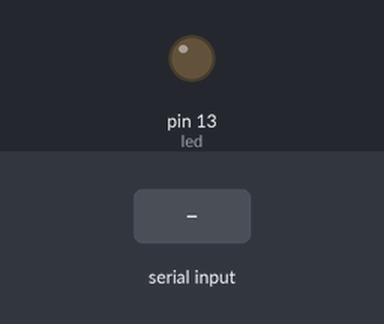
The sketch below on a simulated Arduino Uno, built with avr-gcc and run on an emulated ATmega328P. Parts: output pins drawn as LEDs (lit = HIGH). Inputs (shaded band) come from the test bench.

Above: at 1.2 s.
1.3 s: "d\n" received over Serial
At 2.6 s:
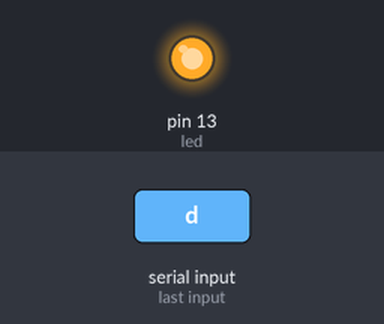
4.3 s: "1\n" received over Serial
At 10.2 s:
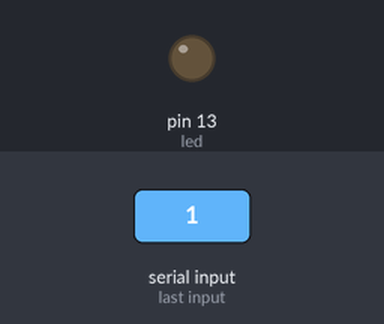
Timing chart, 0 to 11.7 s (numbered marks = the images above; inputs shaded):
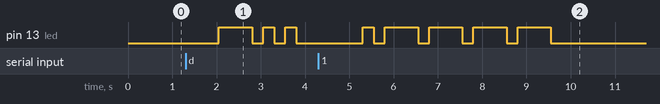

The sketch:

morse_code.ino
```cpp
/*****
 * MORSE CODE
 *****/

#include "Morse.h"

// VARIABLES
Morse* m;
char msg[255];
int mcnt;
int led = 13;

void setup() {
  // Initialize the Morse object
  m = new Morse(led);

  // Initialize msg
  nullMsg();

  // Start the serial connection
  Serial.begin(9600);
}

void loop() {
  if (Serial.available() > 0) {
    // Collect characters
    while (Serial.available() > 0) {
      char temp = Serial.read();
      if (temp != '\n' && temp != '\r') {
        if (temp > 96 && temp < 123) { temp -= 32; }
        if ((temp > 64 && temp < 91) || (temp > 47 && temp < 58) || temp == 32) {
          if (mcnt == 255) { break; }
          msg[mcnt] = temp;
          mcnt++;
        }
      }
    }

    // Slow up the flashing
    m->setUnit(250);

    // Feed the array in
    m->say(msg);

    // Empty the msg array
    nullMsg();
  }
}

void nullMsg() {
  for(int clr = 0; clr < 255; clr++) {
    msg[clr] = '\0';
  }
  mcnt = 0;
}
```

Morse.cpp
```cpp
#ifndef MORSE
#define MORSE
#include "Arduino.h";
#include "Morse.h";

Morse::Morse(int led) {
  boolean bye = false;
  this->led = led;
  this->unit = 100;

  // Setup the pin
  pinMode(led, OUTPUT);
  digitalWrite(led, LOW);

  // Table is derived from:
  // http://upload.wikimedia.org/wikipedia/commons/b/b5/International_Morse_Code.svg
  char code[37][7] = {{'A', '.', '-', '\0'},
                      {'B', '-', '.', '.', '.', '\0'},
                      {'C', '-', '.', '-', '.', '\0'},
                      {'D', '-', '.', '.', '\0'},
                      {'E', '.', '\0'},
                      {'F', '.', '.', '-', '.', '\0'},
                      {'G', '-', '-', '.', '\0'},
                      {'H', '.', '.', '.', '.', '\0'},
                      {'I', '.', '.', '\0'},
                      {'J', '.', '-', '-', '-', '\0'},
                      {'K', '-', '.', '-', '\0'},
                      {'L', '.', '-', '.', '.', '\0'},
                      {'M', '-', '-', '\0'},
                      {'N', '-', '.', '\0'},
                      {'O', '-', '-', '-', '\0'},
                      {'P', '.', '-', '-', '.', '\0'},
                      {'Q', '-', '-', '.', '-', '\0'},
                      {'R', '.', '-', '.', '\0'},
                      {'S', '.', '.', '.', '\0'},
                      {'T', '-', '\0'},
                      {'U', '.', '.', '-', '\0'},
                      {'V', '.', '.', '.',  '-', '\0'},
                      {'W', '.', '-', '-', '\0'},
                      {'X', '-', '.', '-', '-', '\0'},
                      {'Y', '-', '.', '-', '-', '\0'},
                      {'Z', '-', '-', '.', '.', '\0'},
                      {'1', '.', '-', '-', '-', '-', '\0'},
                      {'2', '.', '.', '-', '-', '-', '\0'},
                      {'3', '.', '.', '.', '-', '-', '\0'},
                      {'4', '.', '.', '.', '.', '-', '\0'},
                      {'5', '.', '.', '.', '.', '.', '\0'},
                      {'6', '-', '.', '.', '.', '.', '\0'},
                      {'7', '-', '-', '.', '.', '.', '\0'},
                      {'8', '-', '-', '-', '.', '.', '\0'},
                      {'9', '-', '-', '-', '-', '.', '\0'},
                      {'0', '-', '-', '-', '-', '-', '\0'},
                      {' ', '\0'}};

  // Copy to the attribute
  for(int x=0;x<37;x++) {
    for(int y=0;y<7;y++) {
      this->code[x][y] = code[x][y];
    }
  }
}

Morse::~Morse() { }

void Morse::say(char *letters) {
  // Delay for a bit
  delay(this->unit * 2);

  // Loop through the letters
  while(*letters != '\0') {
    char letter = *letters;

    if (letter == ' ') {
      delay(this->unit * 7);
    }
    else {
      int ltr = 100;
      int flashType = 1;
      for(int chr = 0; chr < 37; chr++) {
        char tchr = this->code[chr][0];
        if (tchr == letter) {
          ltr = chr;
          break;
        }
      }
      if (ltr == 100) return;
      while(this->code[ltr][flashType] != '\0') {
        //Serial.print(this->code[ltr][flashType]);
        delay(this->unit);
        if (this->code[ltr][flashType] == '.') dot();
        if (this->code[ltr][flashType] == '-') dash();
        flashType++;
      }

      // Space between letter
      delay(this->unit * 3);
    }
    letters++;
  }
}

void Morse::setUnit(int t) {
  this->unit = t;
}

void Morse::dash() {
  digitalWrite(this->led, HIGH);
  delay(this->unit * 3);
  digitalWrite(this->led, LOW);
}

void Morse::dot() {
  digitalWrite(this->led, HIGH);
  delay(this->unit);
  digitalWrite(this->led, LOW);
}

#endif
```

Morse.h
```cpp
class Morse {
public:
  Morse(int led);
  ~Morse();
  void say(char *letters);
  void setUnit(int t);
private:
  void dash();
  void dot();
  int led;
  int unit;
  char code[37][7];
};
```

Measured:
- after the input at 1.3 s, pin 13 (led): LOW → HIGH after 0.75 s, then repeats every 0.50 s: LOW 0.25 s, HIGH 0.25 s
- after the input at 4.3 s, pin 13 (led): LOW → HIGH after 1.0 s, then repeats every 1.0 s: LOW 0.25 s, HIGH 0.75 s, until it stays LOW from 9.6 s
